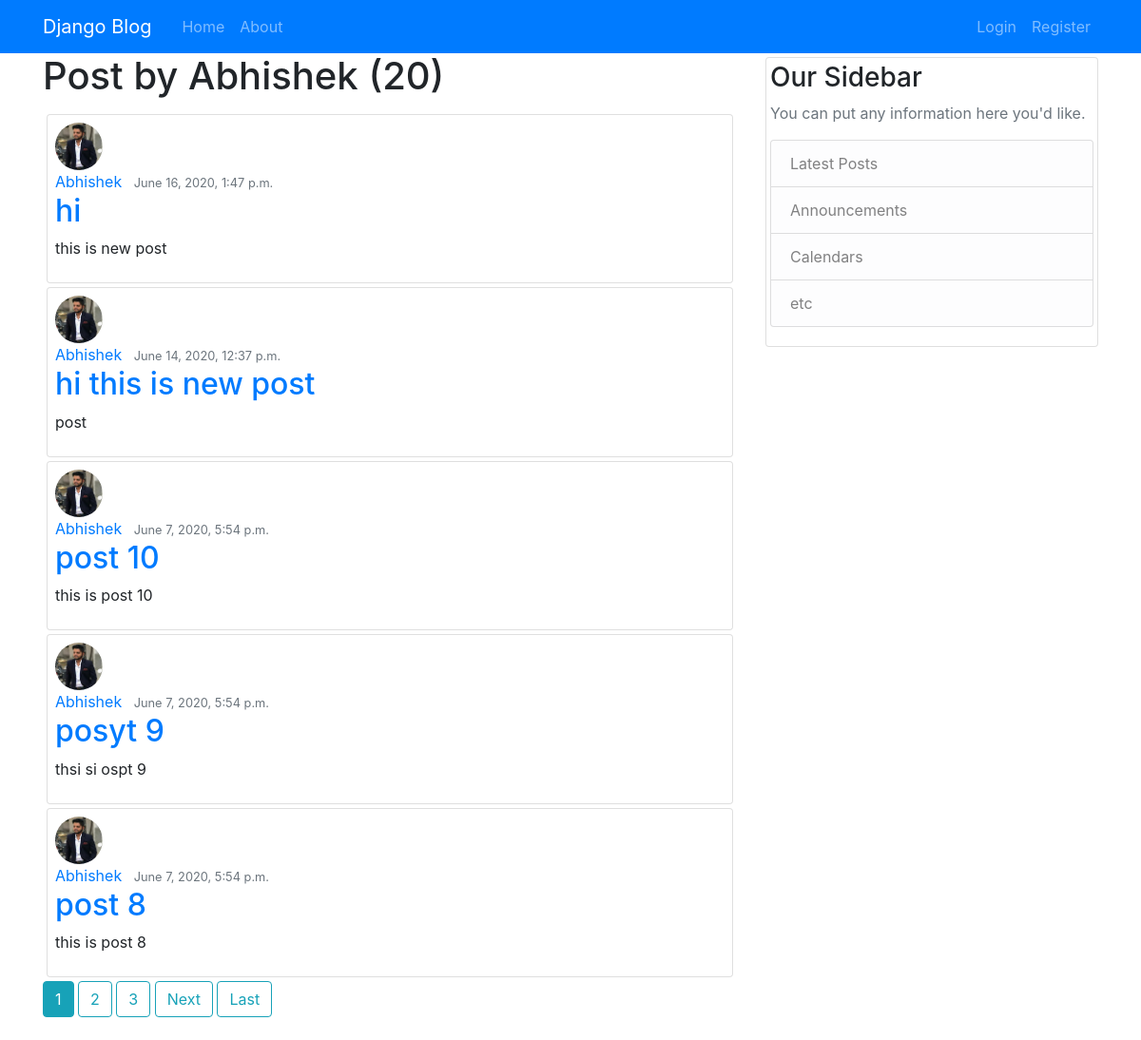
The app's page /blog/user/Abhishek with its own data.
### blog/models.py (models this page shows, shortened)
class Post(models.Model):
    title = models.CharField(max_length=100)
    content = models.TextField()
    date_posted = models.DateTimeField(default=timezone.now)
    author = models.ForeignKey(User, on_delete=models.CASCADE)

### user/models.py (models this page shows, shortened)
class profiles(models.Model):
    user = models.OneToOneField(User, on_delete=models.CASCADE)
    image = models.ImageField(upload_to='profile_pics')

### blog/views.py (the view)
# urls.py: path('user/<str:username>', UserPostListView.as_view(), name='user_posts'),
class UserPostListView(ListView):
    model = Post
    template_name = 'blog/user_post.html' # <app>/<model>_<viewtype>.html
    context_object_name = 'posts'
    paginate_by = 5
    def get_queryset(self):
        user = get_object_or_404(User, username=self.kwargs.get('username'))
        return Post.objects.filter(author=user).order_by('-date_posted')

### blog/templates/blog/user_post.html (shortened to what this page needs)
{% extends 'blog/base.html' %}
{% block content %}
    <h1 class="mb-3">Post by {{ view.kwargs.username }} ({{ page_obj.paginator.count }}) </h1>
    {% for post in posts %}
        <article class="media content-section card m-1 p-2">
            <img class="rounded-circle article-img" height=50, width=50, src="{{ post.author.profiles.image.url }}">
            <div class="media-body">
                <div class="article-metadata">
                    <a class="mr-2" href="{% url 'user_posts' post.author.username %}">{{ post.author }}</a>
                    <small class="text-muted">{{ post.date_posted }}</small>
                </div>
                <h2><a class="article-title" href="{% url 'post_detail' post.id %}">{{ post.title }}</a></h2>
                <p class="article-content">{{ post.content }}</p>
            </div>
        </article>
    {% endfor %}
    {% if is_paginated %}
        {% for num in page_obj.paginator.page_range %}
            {% if page_obj.number == num %}
                <a class="btn btn-info mb-4" href="?page={{ num }}">{{ num }}</a>
            {% elif num < page_obj.number|add:'3' and num > page_obj.number|add:'-3' %}
                <a class="btn btn-outline-info mb-4" href="?page={{ num }}">{{ num }}</a>
            {% endif %}
        {% endfor %}
        {% if page_obj.has_next %}
            <a class="btn btn-outline-info mb-4" href="?page={{ page_obj.next_page_number }}">Next</a>
            <a class="btn btn-outline-info mb-4" href="?page={{ page_obj.paginator.num_pages }}">Last</a>
        {% endif %}
    {% endif %}
{% endblock content%}

### records on screen
Post: author.profiles.image (picture), author "Abhishek", date_posted "June 16, 2020, 1:47 p.m.", title "hi", content "this is new post"
Post: author.profiles.image (picture), author "Abhishek", date_posted "June 14, 2020, 12:37 p.m.", title "hi this is new post", content "post"
Post: author.profiles.image (picture), author "Abhishek", date_posted "June 7, 2020, 5:54 p.m.", title "post 10", content "this is post 10"
Post: author.profiles.image (picture), author "Abhishek", date_posted "June 7, 2020, 5:54 p.m.", title "posyt 9", content "thsi si ospt 9"
Post: author.profiles.image (picture), author "Abhishek", date_posted "June 7, 2020, 5:54 p.m.", title "post 8", content "this is post 8"

### other values on screen
{{ view.kwargs.username }} "Abhishek"
{{ page_obj.paginator.count }} "20"
{{ num }} "1"
{{ num }} "2" "3"
